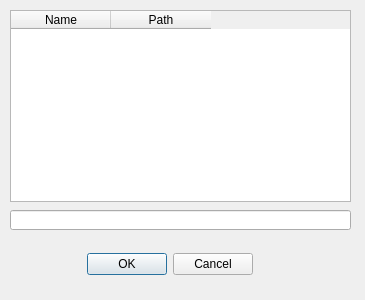
<?xml version="1.0" encoding="UTF-8"?>
<ui version="4.0">
 <class>Form</class>
 <widget class="QWidget" name="Form">
  <property name="geometry">
   <rect>
    <x>0</x>
    <y>0</y>
    <width>365</width>
    <height>300</height>
   </rect>
  </property>
  <property name="windowTitle">
   <string>Form</string>
  </property>
  <widget class="QLineEdit" name="leText">
   <property name="enabled">
    <bool>true</bool>
   </property>
   <property name="geometry">
    <rect>
     <x>10</x>
     <y>210</y>
     <width>341</width>
     <height>20</height>
    </rect>
   </property>
   <property name="text">
    <string/>
   </property>
   <property name="readOnly">
    <bool>true</bool>
   </property>
  </widget>
  <widget class="QDialogButtonBox" name="buttonBox">
   <property name="geometry">
    <rect>
     <x>60</x>
     <y>250</y>
     <width>193</width>
     <height>28</height>
    </rect>
   </property>
   <property name="orientation">
    <enum>Qt::Horizontal</enum>
   </property>
   <property name="standardButtons">
    <set>QDialogButtonBox::Cancel|QDialogButtonBox::Ok</set>
   </property>
  </widget>
  <widget class="QTableWidget" name="tableWidget">
   <property name="geometry">
    <rect>
     <x>10</x>
     <y>10</y>
     <width>341</width>
     <height>192</height>
    </rect>
   </property>
   <property name="columnCount">
    <number>2</number>
   </property>
   <column>
    <property name="text">
     <string>Name</string>
    </property>
   </column>
   <column>
    <property name="text">
     <string>Path</string>
    </property>
   </column>
  </widget>
 </widget>
 <resources/>
 <connections/>
</ui>
